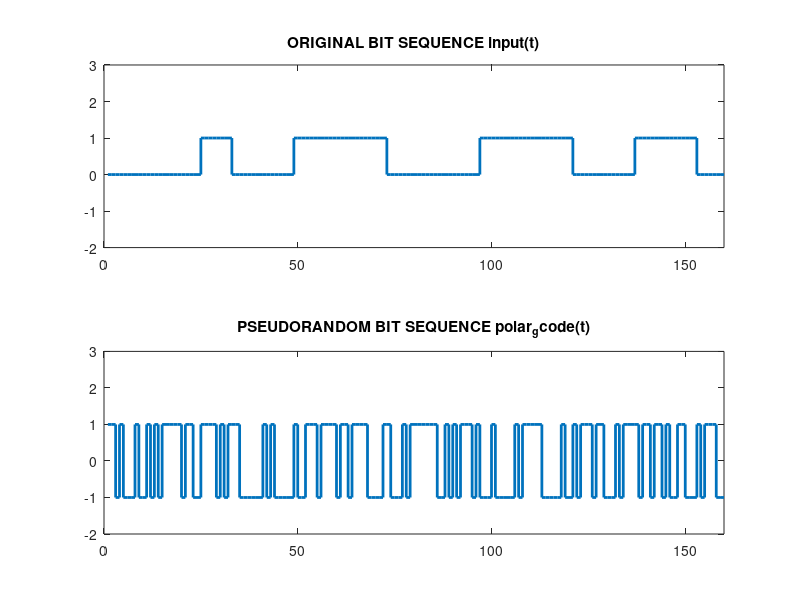
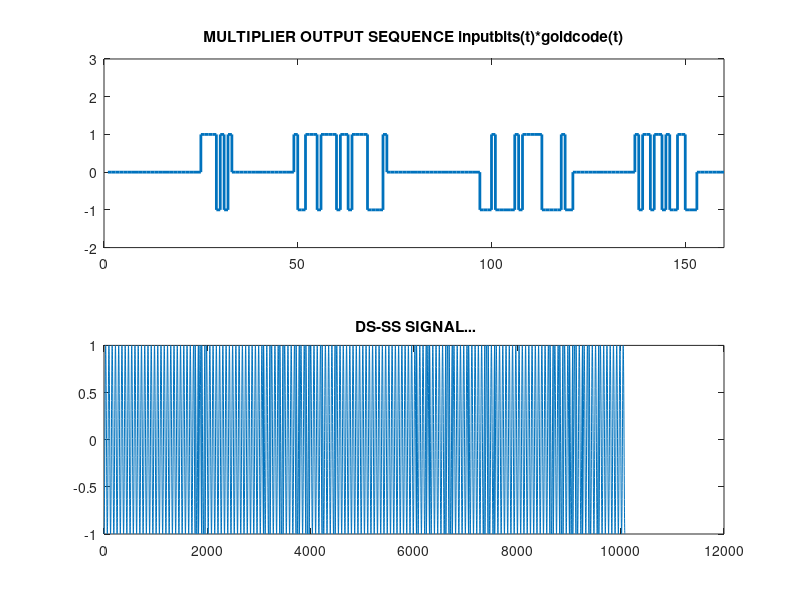

Write the MATLAB code that produced these figures, in order.
clc;
close all;
clear all;
% pkg load communications
rand('seed',123);
randn('seed',456);
Size_ip=20;
b = round(rand(1,Size_ip));
ln=length(b);

% Converting bit 0 to -1  
inputbits  = (2*b-1);
% Generating the bit sequence with each bit 8 samples long
sampled_input=reshape(repmat(b,8,1),1,160);
len=length(sampled_input);
subplot(2,1,1);
stairs(sampled_input,'linewidth',2); axis([0 len -2 3]);
title('ORIGINAL BIT SEQUENCE input(t)');
% Generating the pseudo random bit pattern for spreading 
%GENERATION OF GOLD CODE
g1=[1 0 0 1 0 0 0 0 0 0 1];%G1: X^10 + X^3 + 1 and G2: X^10 +X^9 + X^8 + X^6 +X^3 + X^2 + 1 % COULDN'T FIND THE ACTUAL VALUE TAKEN RANDOM FOR NOW
g2=[1 0 1 1 0 0 1 0 1 1 1]; 
n=10; % linear shift registers
g1_f=[];
g2_f=[];
N =len; % NUMBER OF BITS IN GOLDCODE
for i=1:N
  g1_f= [ g1_f g1(10) ];
  xor1=xor(g1(1),g1(4));xor2=xor(g1(6),g1(7));xor3=xor(g1(9),g1(10));
  g1_temp=xor(xor(xor1,xor2),xor3);
  g1(2:n)=g1(1:n-1);
  g1(1)=g1_temp;
  g2_f= [ g2_f g2(10) ];
  g2_temp = xor(xor(xor(g2(3),g2(4)),xor(g2(5),g2(6))),xor(xor(g2(7),g2(8)),xor(g2(9),g2(10))));
  g2(2:n)=g2(1:n-1);
  g2(1)=g2_temp; 
end
goldcode=xor(g1_f,g2_f);
% POLAR CONVERSION
polar_gcode  = (2*goldcode-1);

absolute_auto_correlation = sum(xcorr(polar_gcode));

subplot(2,1,2);
stairs(polar_gcode,'linewidth',2); axis([0 len -2 3]);
title('PSEUDORANDOM BIT SEQUENCE polar_gcode(t)');
% Multiplying bit sequence with Pseudorandom Sequence
for i=1:len
   bbs(i)=sampled_input(i).*polar_gcode(i);
end
% Modulating the hopped signal
dsss=[];
t=0:1/10:2*pi;   
c1=cos(t);
c2=cos(t+pi);
for k=1:len
    if bbs(1,k)==-1
        dsss=[dsss c1];
    else
        dsss=[dsss c2];
    end
end
figure,
subplot(2,1,1);
stairs(bbs,'linewidth',2); axis([0 len -2 3]);
title('MULTIPLIER OUTPUT SEQUENCE inputbits(t)*goldcode(t)');
subplot(2,1,2);
plot(dsss);
title(' DS-SS SIGNAL...');
